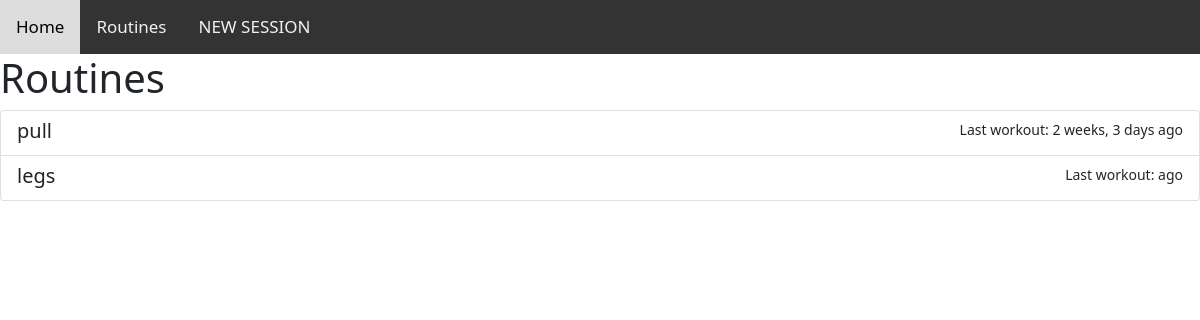
The page /sessions/all_routines/ (signed in) on the database as committed earlier.
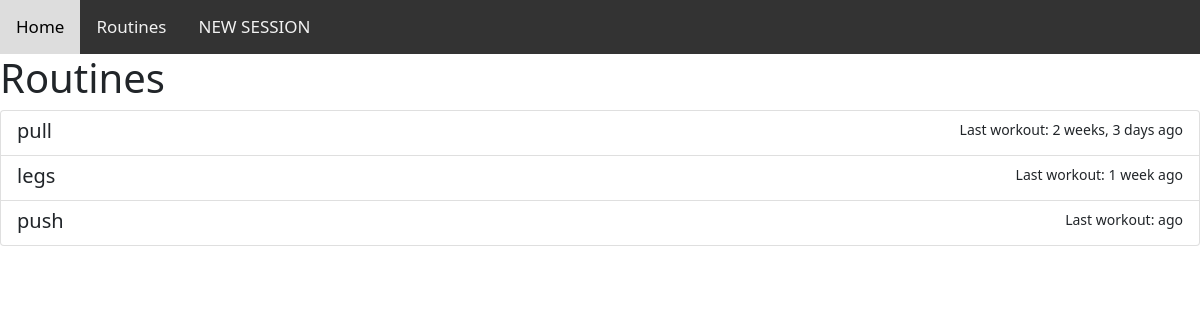
The same page on the database as committed later.
### sessions/models.py (models this page shows, shortened)
class Routine(models.Model):
    name = models.CharField(
        max_length=200,
        validators=[MinLengthValidator(2, "Name must be greater than 2 characters")]
    )
    exercises = models.ManyToManyField(Exercise)
    last_workout = models.DateTimeField(null=True)
    created_at = models.DateTimeField(auto_now_add=True)
    updated_at = models.DateTimeField(auto_now=True)

### sessions/views.py (the view)
# urls.py: path('all_routines/', RoutineList.as_view(), name='routine_list'),
class RoutineList(LoginRequiredMixin, ListView):
    model = Routine

### sessions/templates/sesh/routine_list.html (shortened to what this page needs)
{% extends "layout.html" %}
{% block content %}
<h1>Routines</h1>
<div class="list-group">
    {% for routine in object_list %}
            <a href="{% url 'sessions:routine_detail' routine.id  %}" class="list-group-item list-group-item-action flex-column align-items-start">
                <div class="d-flex w-100 justify-content-between">
                    <h5 class="mb-1">{{ routine.name }}</h5>
                    <small>Last workout: {{ routine.last_workout|timesince }} ago </small>
                </div>
            </a>
    {% empty %}
        No routines yet.
    {% endfor %}
</div>
{% endblock content %}

Rows that differ between the two databases and show on the page:
changed Routine "legs": last_workout (not shown) → "1 week"
added Routine: name "push"
